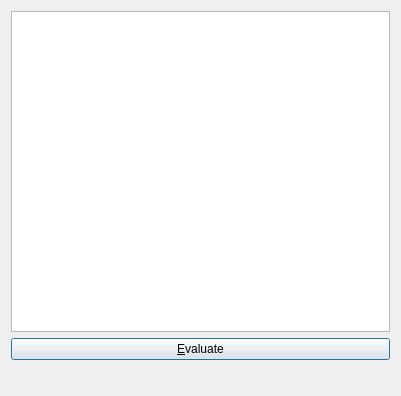
<?xml version="1.0" encoding="UTF-8"?>
<ui version="4.0">
 <class>scriptiface</class>
 <widget class="QDialog" name="scriptiface">
  <property name="geometry">
   <rect>
    <x>0</x>
    <y>0</y>
    <width>401</width>
    <height>396</height>
   </rect>
  </property>
  <property name="windowTitle">
   <string>scriptiface</string>
  </property>
  <widget class="QWidget" name="">
   <property name="geometry">
    <rect>
     <x>0</x>
     <y>0</y>
     <width>401</width>
     <height>391</height>
    </rect>
   </property>
   <layout class="QGridLayout" name="gridLayout">
    <item row="0" column="0">
     <widget class="QTextEdit" name="scriptEdit"/>
    </item>
    <item row="1" column="0">
     <widget class="QPushButton" name="evalButton">
      <property name="text">
       <string>&amp;Evaluate</string>
      </property>
     </widget>
    </item>
    <item row="2" column="0">
     <widget class="QLabel" name="resultLabel">
      <property name="text">
       <string/>
      </property>
     </widget>
    </item>
   </layout>
  </widget>
 </widget>
 <layoutdefault spacing="6" margin="11"/>
 <resources/>
 <connections/>
</ui>
